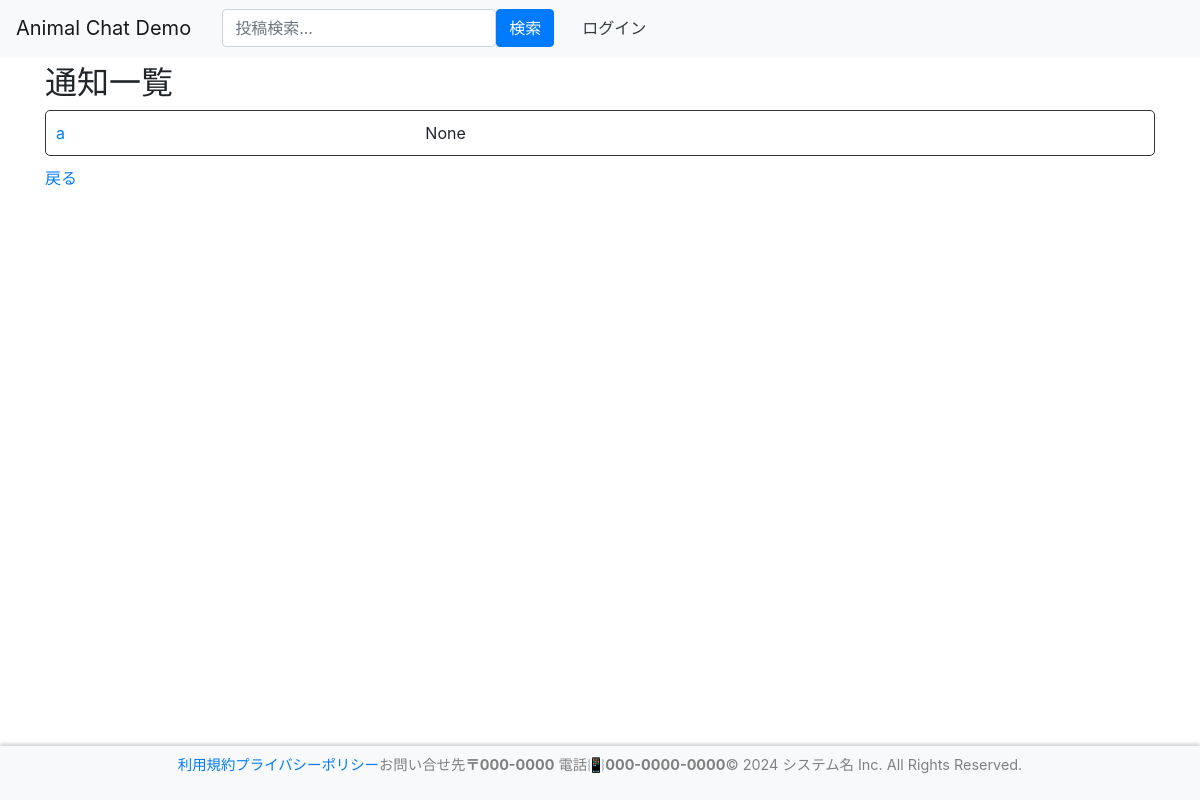
/contents/notice_list/, run on an earlier commit of the app's database.
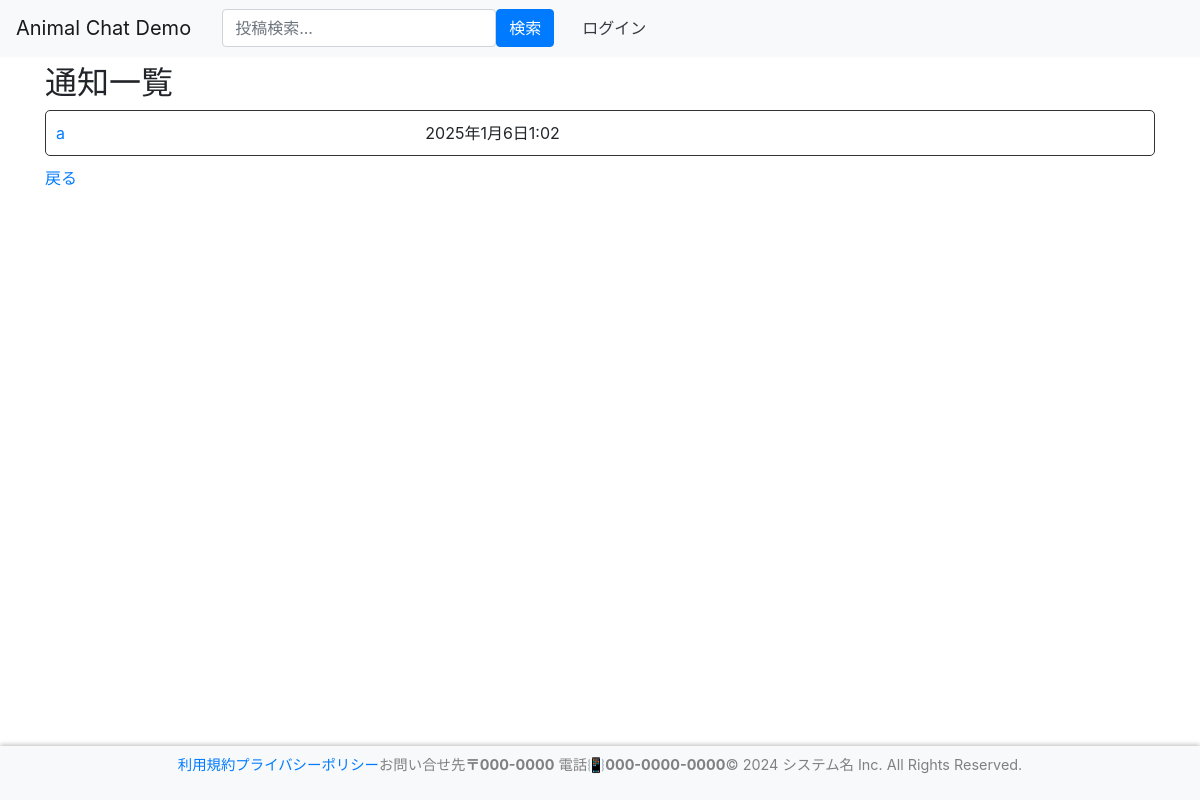
And on a later commit of the database.
### contents/models.py (models this page shows, shortened)
class NoticeList(models.Model):
    id = models.AutoField(primary_key=True)
    posted_at = models.DateTimeField(
        verbose_name="日時",
        auto_now_add=True
    )
    title = models.CharField(
        verbose_name="タイトル",
        max_length=30,
        default=""
    )
    text = models.TextField(
        verbose_name="本文"
    )

### contents/views.py (the view)
# urls.py: path('notice_list/', views.NoticeListView.as_view(), name='notice_l'),
class NoticeListView(ListView):
    template_name = 'contents/notice_list.html'
    model = NoticeList
    paginate_by = 10
    context_object_name = "obj_data"

### templates/contents/notice_list.html (shortened to what this page needs)
{% extends "base.html" %}
{% load static %}
{% block content %}
    <div class="notice-container">
        <h2 class="notice-title">通知一覧</h2>
        <div class="post-section">
        {% for data in obj_data %}
        <div class="card-columns" style="padding: 10px; margin-bottom: 10px; border: 1px solid #333333; border-radius: 5px;">
                <div class="notice-content">
                    <div class="notice-details">
                        <div><a style="text-decoration: none;font-style: #0000;" href= "{% url 'contents:notice_d' data.pk %}">{{data.title}}</a></div>
                    </div>
                </div>
                <div class="notice-time">{{ data.posted_at }}</div>
        </div>
        {% endfor %}
        </div>
            <a href="" onclick="history.back()" class="return-btn">戻る</a>
{% endblock %}

What changed in the data, as far as the page shows it:
changed NoticeList: posted_at "None" → "2025年1月6日1:02"
